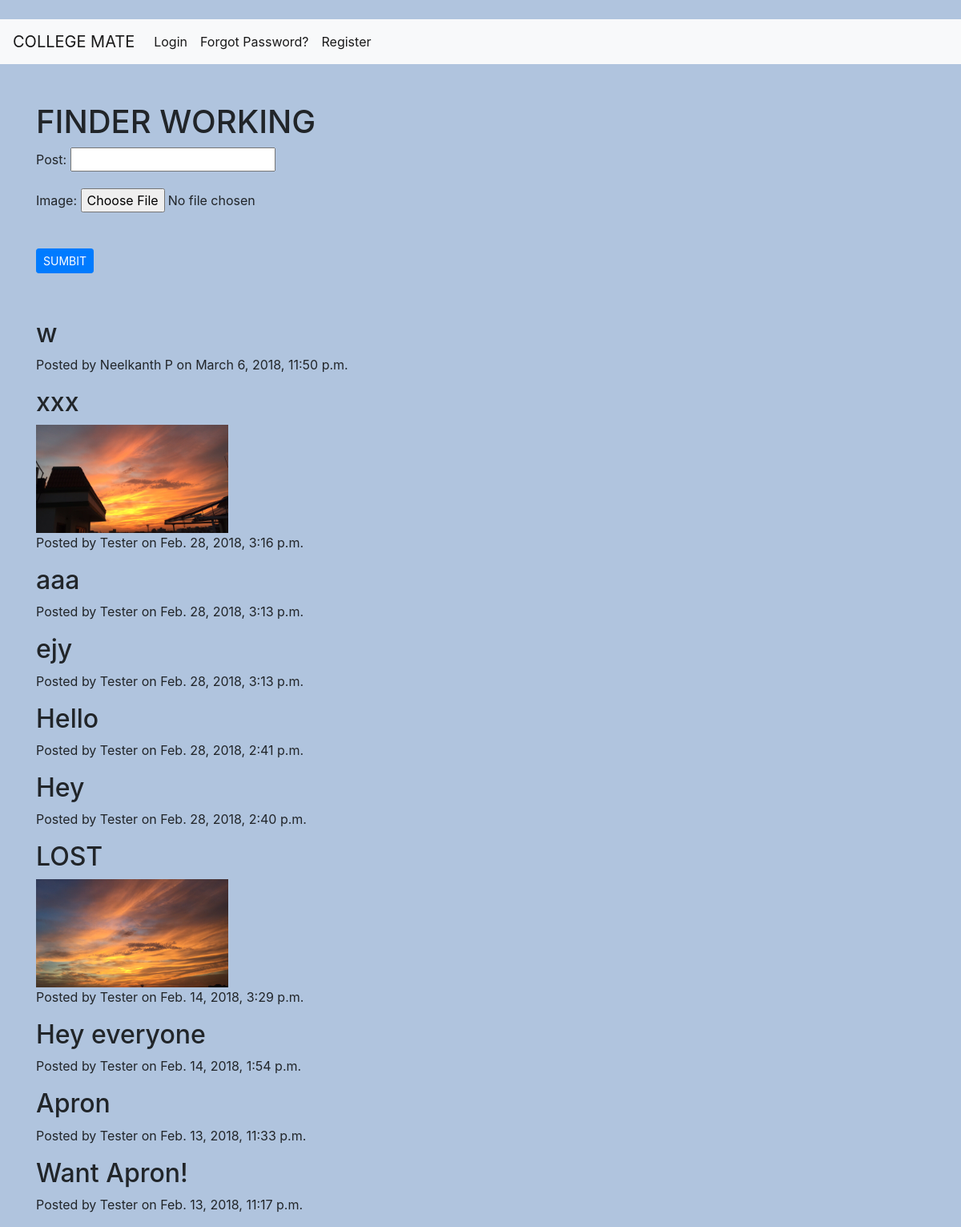
Screenshot of /finder/ with the database file from the repository.
### finder/models.py (models this page shows)
class Post(models.Model):
	post=models.CharField(max_length=500)
	user=models.ForeignKey(User,on_delete=models.CASCADE)
	created=models.DateTimeField(auto_now_add=True)
	updated=models.DateTimeField(auto_now=True)
	image=models.ImageField(upload_to='post_image',blank=True)

### finder/views.py (the view, shortened to what this page needs)
class FinderView(TemplateView):
	template_name='finder/finder.html'
	def get(self,request):
		form=FinderForm()
		posts=Post.objects.all().order_by('-created')
		args={'form':form,'posts':posts}
		return render(request,self.template_name,args)

### finder/forms.py
class FinderForm(forms.ModelForm):
	 post=forms.CharField(max_length=500)
	 class Meta:
		 model=Post
		 fields=('post',
				'image',
				)

### finder/templates/finder/finder.html (shortened to what this page needs)
{% extends 'base.html' %}
{% block body %}
{% load static %}
<link rel="stylesheet" type="text/css" href="{% static 'accounts/style.css' %}"><br>
<div class="container">
<h1>FINDER WORKING</h1>
<form method="post" enctype="multipart/form-data" >
{{form.as_p}}
<br>
<button type="submit" class="btn btn-primary btn-sm">SUMBIT</button>
<br>
<br>
<br>
{% for post in posts %}
<h2>{{ post.post }}</h2>
  {% if post.image %}
<img src="{{ post.image.url }}" alt="..." width="240">
{% endif %}
<p>Posted by {{ post.user.get_full_name }} on {{ post.created }}</p>
{% endfor %}
</form>
</div>
{% endblock %}

### accounts/templates/base.html (shortened to what this page needs)
<html>
<head>
	<link rel="stylesheet" href="https://maxcdn.bootstrapcdn.com/bootstrap/4.0.0-beta.3/css/bootstrap.min.css"><br>
<nav class="navbar navbar-expand-lg navbar-light bg-light">
  <a class="navbar-brand" href="#">COLLEGE MATE</a>
  <div class="collapse navbar-collapse" id="navbarSupportedContent">
  	{% if user.is_authenticated %}
  	<ul class="nav navbar-nav">
  		<li class="nav-item active">
  			<a class="nav-link" href="/finder">Finder</a>
  		</li>
  		<li class="nav-item active">
  			<a class="nav-link" href="/account/profile">Profile</a>
  		</li>
  		<li class="nav-item active">
  			<a class="nav-link" href="/account/profile/edit">Edit Profile</a>
  		</li>
  		<li class="nav-item active">
  			<a class="nav-link" href="/account/change-password">Change Password</a>
  		</li>
  	</ul>
  	<ul class="nav navbar-nav navbar-right">
  		<li class="nav-item active">
  			<a class="nav-link" href="/account/logout">Logout</a>
  		</li>
  	</ul>
    {% else %}
<ul class="nav navbar-nav navbar-right">
	<li class="nav-item active"><a class="nav-link" href="/account/login/">Login</a></li>
	<li class="nav-item active">
  			<a class="nav-link" href="/account/reset-password/">Forgot Password?</a>
  		</li>
      <li class="nav-item active">
        <a class="nav-link" href="/account/register/">Register </a>
      </li>
      </ul>
      {% endif %}
</nav><br>
</head>
{% block body %}
{% load static %}
{% endblock %}
</html>

### rows the page displays
Post: post "w", user.get_full_name "Neelkanth P", created "March 6, 2018, 11:50 p.m."
Post: post "xxx", image (picture), user.get_full_name "Tester", created "Feb. 28, 2018, 3:16 p.m."
Post: post "aaa", user.get_full_name "Tester", created "Feb. 28, 2018, 3:13 p.m."
Post: post "ejy", user.get_full_name "Tester", created "Feb. 28, 2018, 3:13 p.m."
Post: post "Hello", user.get_full_name "Tester", created "Feb. 28, 2018, 2:41 p.m."
Post: post "Hey", user.get_full_name "Tester", created "Feb. 28, 2018, 2:40 p.m."
Post: post "LOST", image (picture), user.get_full_name "Tester", created "Feb. 14, 2018, 3:29 p.m."
Post: post "Hey everyone", user.get_full_name "Tester", created "Feb. 14, 2018, 1:54 p.m."
Post: post "Apron", user.get_full_name "Tester", created "Feb. 13, 2018, 11:33 p.m."
Post: post "Want Apron!", user.get_full_name "Tester", created "Feb. 13, 2018, 11:17 p.m."
